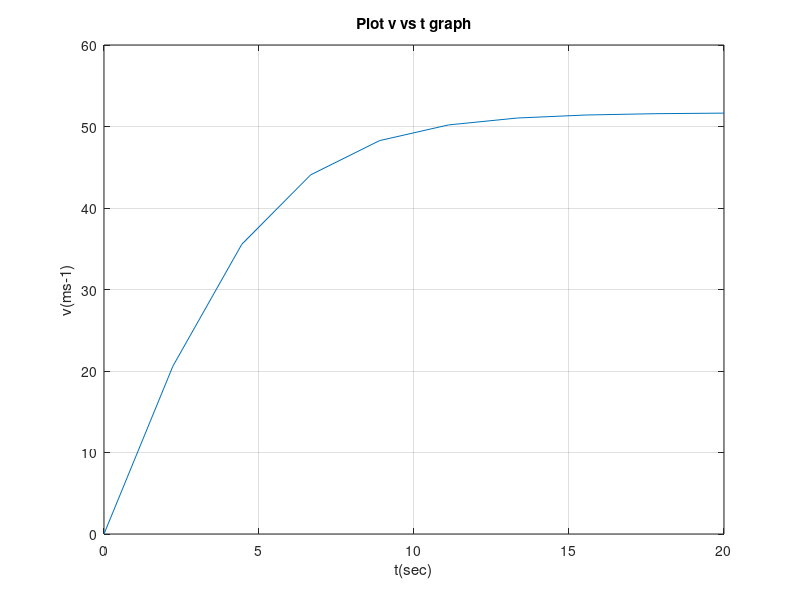

MATLAB code for this plot:
%v = velocity of a free-falling bungee jumper
%v=sqrt(g*m/c_d)*tanh(sqrt(g*c_d/m) *t)


%Set Value
t =linspace(0,20,10);


% Assign value of parameter; g = 9.81 ,m = 68.1,cd = 0.25 ,

 g = 9.81;m = 68.1 ; cd = 0.25;
 v = sqrt(g*m/cd) * tanh(sqrt(g*cd/m) * t);
 plot(t,v)
 grid on
 xlabel('t(sec)')
 ylabel('v(ms-1)')
 title('Plot v vs t graph')
 
% plot(t,v,'o')

% plot(t,v,'s--g')
% plot(t,v,'--dc','LineWidth',2,...
  %  'MarkerSize',10,...
  % 'MarkerEdgeColor','k',...
   % 'MarkerFaceColor','m')
   
% plot(t,v,t,v,'o')

%plot(t,v)
%hold on
%plot(t,v,t,v,'o')
%hold off

 
 
 
